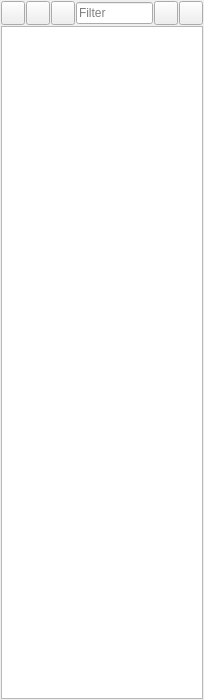
<?xml version="1.0" encoding="UTF-8"?>
<ui version="4.0">
 <class>ACC_SupplierMasterWidget</class>
 <widget class="QWidget" name="ACC_SupplierMasterWidget">
  <property name="geometry">
   <rect>
    <x>0</x>
    <y>0</y>
    <width>204</width>
    <height>700</height>
   </rect>
  </property>
  <property name="windowTitle">
   <string>Form</string>
  </property>
  <property name="toolTip">
   <string>Add</string>
  </property>
  <layout class="QGridLayout" name="gridLayout">
   <property name="leftMargin">
    <number>1</number>
   </property>
   <property name="topMargin">
    <number>1</number>
   </property>
   <property name="rightMargin">
    <number>1</number>
   </property>
   <property name="bottomMargin">
    <number>1</number>
   </property>
   <property name="spacing">
    <number>1</number>
   </property>
   <item row="0" column="0">
    <layout class="QHBoxLayout" name="horizontalLayout">
     <property name="spacing">
      <number>1</number>
     </property>
     <item>
      <widget class="QToolButton" name="pbAdd">
       <property name="minimumSize">
        <size>
         <width>24</width>
         <height>24</height>
        </size>
       </property>
       <property name="maximumSize">
        <size>
         <width>24</width>
         <height>24</height>
        </size>
       </property>
       <property name="toolTip">
        <string>Add supplier</string>
       </property>
       <property name="text">
        <string/>
       </property>
       <property name="icon">
        <iconset>
         <normalon>:/images/icons/add.png</normalon>
        </iconset>
       </property>
       <property name="iconSize">
        <size>
         <width>16</width>
         <height>16</height>
        </size>
       </property>
      </widget>
     </item>
     <item>
      <widget class="QToolButton" name="pbDelete">
       <property name="minimumSize">
        <size>
         <width>24</width>
         <height>24</height>
        </size>
       </property>
       <property name="maximumSize">
        <size>
         <width>24</width>
         <height>24</height>
        </size>
       </property>
       <property name="toolTip">
        <string>Delete supplier</string>
       </property>
       <property name="text">
        <string/>
       </property>
       <property name="icon">
        <iconset resource="../../../db/src/gui/db.qrc">
         <normaloff>:/images/icons/delete.png</normaloff>:/images/icons/delete.png</iconset>
       </property>
      </widget>
     </item>
     <item>
      <widget class="QToolButton" name="pbSave">
       <property name="minimumSize">
        <size>
         <width>24</width>
         <height>24</height>
        </size>
       </property>
       <property name="maximumSize">
        <size>
         <width>24</width>
         <height>24</height>
        </size>
       </property>
       <property name="toolTip">
        <string>Save to database</string>
       </property>
       <property name="text">
        <string/>
       </property>
       <property name="icon">
        <iconset resource="../../../db/src/gui/db.qrc">
         <normaloff>:/images/icons/database_save.png</normaloff>:/images/icons/database_save.png</iconset>
       </property>
      </widget>
     </item>
     <item>
      <widget class="QLineEdit" name="leFilter">
       <property name="placeholderText">
        <string>Filter</string>
       </property>
      </widget>
     </item>
     <item>
      <widget class="QToolButton" name="pbFilterOn">
       <property name="minimumSize">
        <size>
         <width>24</width>
         <height>24</height>
        </size>
       </property>
       <property name="maximumSize">
        <size>
         <width>24</width>
         <height>24</height>
        </size>
       </property>
       <property name="toolTip">
        <string>Set filter</string>
       </property>
       <property name="text">
        <string/>
       </property>
       <property name="icon">
        <iconset resource="../../../db/src/gui/db.qrc">
         <normaloff>:/images/icons/filter.png</normaloff>:/images/icons/filter.png</iconset>
       </property>
      </widget>
     </item>
     <item>
      <widget class="QToolButton" name="pbFilterOff">
       <property name="minimumSize">
        <size>
         <width>24</width>
         <height>24</height>
        </size>
       </property>
       <property name="maximumSize">
        <size>
         <width>24</width>
         <height>24</height>
        </size>
       </property>
       <property name="toolTip">
        <string>Clear filter</string>
       </property>
       <property name="text">
        <string/>
       </property>
       <property name="icon">
        <iconset resource="../../../db/src/gui/db.qrc">
         <normaloff>:/images/icons/filter_empty.png</normaloff>:/images/icons/filter_empty.png</iconset>
       </property>
      </widget>
     </item>
    </layout>
   </item>
   <item row="1" column="0">
    <widget class="QTableView" name="tvSupplier"/>
   </item>
  </layout>
 </widget>
 <tabstops>
  <tabstop>tvSupplier</tabstop>
  <tabstop>pbAdd</tabstop>
  <tabstop>pbDelete</tabstop>
  <tabstop>pbSave</tabstop>
  <tabstop>leFilter</tabstop>
  <tabstop>pbFilterOn</tabstop>
  <tabstop>pbFilterOff</tabstop>
 </tabstops>
 <resources>
  <include location="../../../db/src/gui/db.qrc"/>
 </resources>
 <connections/>
</ui>
